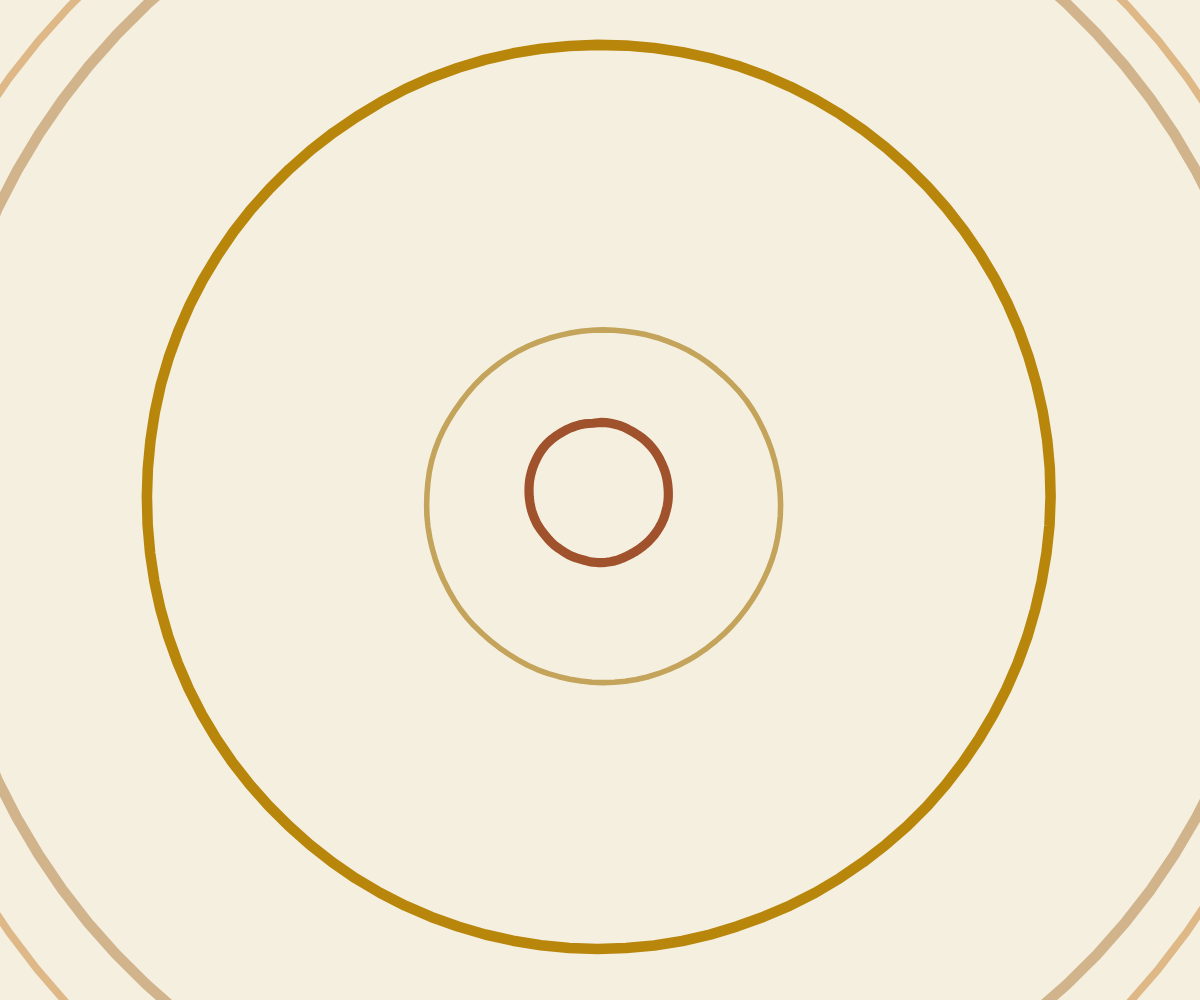
Frame 1 (no input)
Frame 60 (no input): identical to frame 1, image omitted
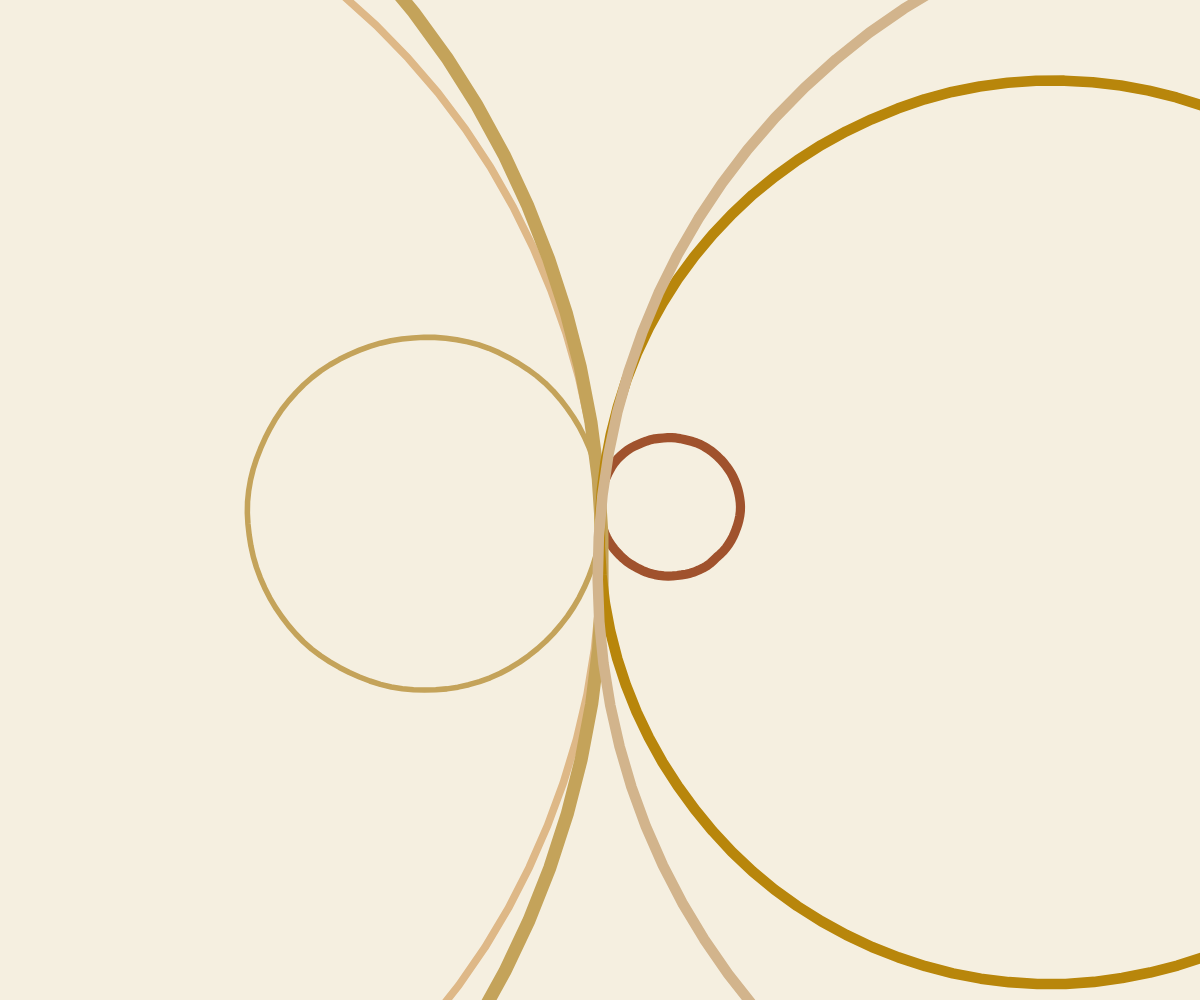
Frame 120 (the mouse pressed at the canvas centre since frame 60)

The p5.js sketch that drew these frames (run headless with seeded random() and noise() and a simulated clock; from frame 60 on, the mouse is pressed at the canvas centre):

// p5.js sketch
// ── sketch.js
let rings = [];
let maxR;
let originX, originY;
let isDragging = false;
let pivotX = 0, pivotY = 0;
let targetCount = 6;
let mouseVX = 0, mouseVY = 0;
let prevMouseX = 0, prevMouseY = 0;

const GRAVITY = 0.25;
const NUM_POINTS = 100;
const MAX_PENDULUM_ANGLE = 1.5;
const MIN_SPACING_INITIAL = 1 / 20;
const MIN_SPACING_GAP = 1 / 40;

const WOOD_PALETTE = [
  '#F5DEB3', // wheat
  '#DEB887', // burlywood
  '#D2B48C', // tan
  '#C4A35A', // golden-brown
  '#B8860B', // dark goldenrod
  '#A0522D', // sienna
  '#8B6914', // dark brown
  '#6B4226', // coffee
];

function setup() {
  createCanvas(windowWidth, windowHeight);
  noFill();
  colorMode(RGB, 255, 255, 255, 255);
  strokeCap(ROUND);
  strokeJoin(ROUND);
  originX = width / 2;
  originY = height / 2;
  maxR = max(width, height) * 0.85;
  placeInitialRings(6);
  prevMouseX = mouseX;
  prevMouseY = mouseY;
}

function draw() {
  background('#f5efe0');

  originX = width / 2;
  originY = height / 2;

  mouseVX = mouseX - prevMouseX;
  mouseVY = mouseY - prevMouseY;
  prevMouseX = mouseX;
  prevMouseY = mouseY;

  if (!isDragging) {
    targetCount = floor(map(mouseX, 0, width, 6, 50));
    targetCount = constrain(targetCount, 6, 50);
    adjustRingCount(targetCount);
  }

  for (let r of rings) {
    r.homeX = originX + r.centerOffX;
    r.homeY = originY + r.centerOffY;
  }

  for (let r of rings) {
    r.physics(isDragging, pivotX, pivotY, mouseVX, mouseVY);
  }

  push();
  for (let r of rings) {
    r.draw();
  }
  pop();
}

function placeInitialRings(count) {
  rings = [];
  let minSpacing = maxR * MIN_SPACING_INITIAL;
  let attempts = 0;
  while (rings.length < count && attempts < 2000) {
    let r = random(0, maxR);
    let tooClose = false;
    for (let ring of rings) {
      if (abs(ring.radius - r) < minSpacing) {
        tooClose = true;
        break;
      }
    }
    if (!tooClose) {
      rings.push(new Ring(r));
    }
    attempts++;
  }
}

function adjustRingCount(target) {
  while (rings.length > target) {
    let idx = floor(random(rings.length));
    rings.splice(idx, 1);
  }
  let attempts = 0;
  while (rings.length < target && attempts < 200) {
    addRingAtRandomGap();
    attempts++;
  }
}

function addRingAtRandomGap() {
  let minSpacing = maxR * MIN_SPACING_GAP;
  let existingRadii = rings.map(r => r.radius).sort((a, b) => a - b);
  let boundaries = [0, ...existingRadii, maxR];
  let gaps = [];

  for (let i = 0; i < boundaries.length - 1; i++) {
    let low = boundaries[i];
    let high = boundaries[i + 1];
    let size = high - low;
    if (size >= minSpacing * 2) {
      gaps.push({ low, high, size });
    }
  }

  if (gaps.length === 0) return;

  let totalSize = gaps.reduce((sum, g) => sum + g.size, 0);
  let pick = random(totalSize);
  let cumulative = 0;
  let chosen = gaps[0];
  for (let g of gaps) {
    cumulative += g.size;
    if (pick <= cumulative) {
      chosen = g;
      break;
    }
  }

  let margin = minSpacing;
  let rangeLow = chosen.low + margin;
  let rangeHigh = chosen.high - margin;
  if (rangeHigh <= rangeLow) rangeHigh = rangeLow + 0.1;
  let newRadius = random(rangeLow, rangeHigh);
  rings.push(new Ring(newRadius));
}

class Ring {
  constructor(radius) {
    this.radius = max(1, radius);
    this.noiseSeed = random(5000);
    this.noiseAmp = random(2, 5);
    this.localPoints = [];
    this.buildPoints();

    this.centerOffX = random(-8, 8);
    this.centerOffY = random(-8, 8);
    this.strokeW = random(5, 14);
    this.color = WOOD_PALETTE[floor(random(WOOD_PALETTE.length))];

    this.homeX = originX + this.centerOffX;
    this.homeY = originY + this.centerOffY;
    this.cx = this.homeX;
    this.cy = this.homeY;

    this.state = 'order';
    this.angle = 0;
    this.angVel = 0;
    this.selfRot = 0;
    this.selfRotVel = 0;
    this.vx = 0;
    this.vy = 0;
  }

  buildPoints() {
    this.localPoints = [];
    for (let i = 0; i < NUM_POINTS; i++) {
      let a = (i / NUM_POINTS) * TWO_PI;
      let nx = cos(a) * 0.8 + this.noiseSeed * 0.003;
      let ny = sin(a) * 0.8 + this.noiseSeed * 0.003;
      let n = noise(nx, ny) * 2 - 1;
      let r = this.radius + n * this.noiseAmp;
      this.localPoints.push({ a, r });
    }
  }

  physics(isPendulum, px, py, pivotVX, pivotVY) {
    let L = max(5, this.radius);

    if (isPendulum && this.state !== 'order') {
      this.state = 'drag';
    }

    if (this.state === 'drag') {
      // stronger inertia scaling: large rings swing much slower
      let inertia = 0.25 + 0.75 / (L / 80 + 1);

      // pendulum gravity
      let angAcc = (GRAVITY / max(1, L)) * sin(this.angle) * inertia;
      this.angVel += angAcc;

      // pivot-motion impulse: the faster/more-forcefully you drag,
      // the stronger the tangential kick.
      // impulse = tangential component of pivot velocity / L
      let impulse = -(pivotVX * cos(this.angle) + pivotVY * sin(this.angle)) / max(1, L);
      // scale by (1 - inertia*0.5) so smaller rings get more kick, large rings lag more
      this.angVel += impulse * 0.35 * (1 - inertia * 0.4);

      this.angVel *= 0.998; // very light damping — swing freely
      this.angle += this.angVel;

      // soft clamp so they don't spin like propellers, but allow wide swing
      this.angle = constrain(this.angle, -MAX_PENDULUM_ANGLE, MAX_PENDULUM_ANGLE);

      this.cx = px + sin(this.angle) * L;
      this.cy = py + cos(this.angle) * L;

      // Self-rotation during drag — more pronounced
      this.selfRotVel += this.angVel * 0.55;
      this.selfRotVel *= 0.96;
      this.selfRot += this.selfRotVel;
    } else if (this.state === 'fall') {
      this.vy += 0.5;
      this.vx += (this.homeX - this.cx) * 0.015;
      this.vy += (this.homeY - this.cy) * 0.015;
      this.vx *= 0.94;
      this.vy *= 0.94;
      this.cx += this.vx;
      this.cy += this.vy;

      // Bounce when passing homeY going downward
      if (this.cy > this.homeY && this.vy > 0) {
        this.vy *= -0.45;
        this.cy = this.homeY;
      }

      // Self-rotation decay during fall
      this.selfRotVel *= 0.88;
      this.selfRot += this.selfRotVel;

      // Settle
      if (dist(this.cx, this.cy, this.homeX, this.homeY) < 1 && abs(this.vx) < 0.1 && abs(this.vy) < 0.1) {
        this.cx = this.homeX;
        this.cy = this.homeY;
        this.vx = 0;
        this.vy = 0;
        this.angle = 0;
        this.angVel = 0;
        this.selfRot = 0;
        this.selfRotVel = 0;
        this.state = 'order';
      }
    } else {
      // ORDER state — completely static
      this.cx = this.homeX;
      this.cy = this.homeY;
      this.angle = 0;
      this.angVel = 0;
      this.selfRot = 0;
      this.selfRotVel = 0;
      this.vx = 0;
      this.vy = 0;
    }
  }

  draw() {
    stroke(this.color);
    strokeWeight(this.strokeW);

    beginShape();
    for (let pt of this.localPoints) {
      let a = pt.a + this.selfRot;
      vertex(
        this.cx + cos(a) * pt.r,
        this.cy + sin(a) * pt.r
      );
    }
    endShape(CLOSE);
  }
}

function mousePressed() {
  isDragging = true;
  pivotX = mouseX;
  pivotY = mouseY;

  let dragSpeed = sqrt(mouseVX * mouseVX + mouseVY * mouseVY);

  for (let r of rings) {
    r.state = 'drag';
    // initialise angle pointing roughly toward the ring's home so the snap is less jarring
    let baseAngle = atan2(r.homeX - pivotX, r.homeY - pivotY);
    r.angle = baseAngle + random(-0.15, 0.15);
    // faster mouse movement at press = bigger initial kick
    r.angVel = random(-0.04, 0.04) + (mouseVX * random(-0.002, 0.002));
    // extra kick scaled by drag speed for a more chaotic, forceful feel
    r.angVel += (random() > 0.5 ? 1 : -1) * dragSpeed * 0.003 / sqrt(r.radius / 50 + 1);
  }
  return false;
}

function mouseReleased() {
  isDragging = false;
  for (let r of rings) {
    if (r.state === 'drag') {
      let L = max(5, r.radius);
      r.vx = r.angVel * cos(r.angle) * L * 0.25;
      r.vy = -r.angVel * sin(r.angle) * L * 0.25;
      r.angle = 0;
      r.angVel = 0;
      r.state = 'fall';
    }
  }
  return false;
}

function mouseDragged() {
  pivotX = mouseX;
  pivotY = mouseY;
}

function windowResized() {
  resizeCanvas(windowWidth, windowHeight);
  maxR = max(width, height) * 0.85;
  originX = width / 2;
  originY = height / 2;
  for (let r of rings) {
    r.homeX = originX + r.centerOffX;
    r.homeY = originY + r.centerOffY;
    if (!isDragging) {
      r.cx = r.homeX;
      r.cy = r.homeY;
      r.vx = 0;
      r.vy = 0;
      r.angle = 0;
      r.angVel = 0;
      r.selfRot = 0;
      r.selfRotVel = 0;
      r.state = 'order';
    }
  }
}
